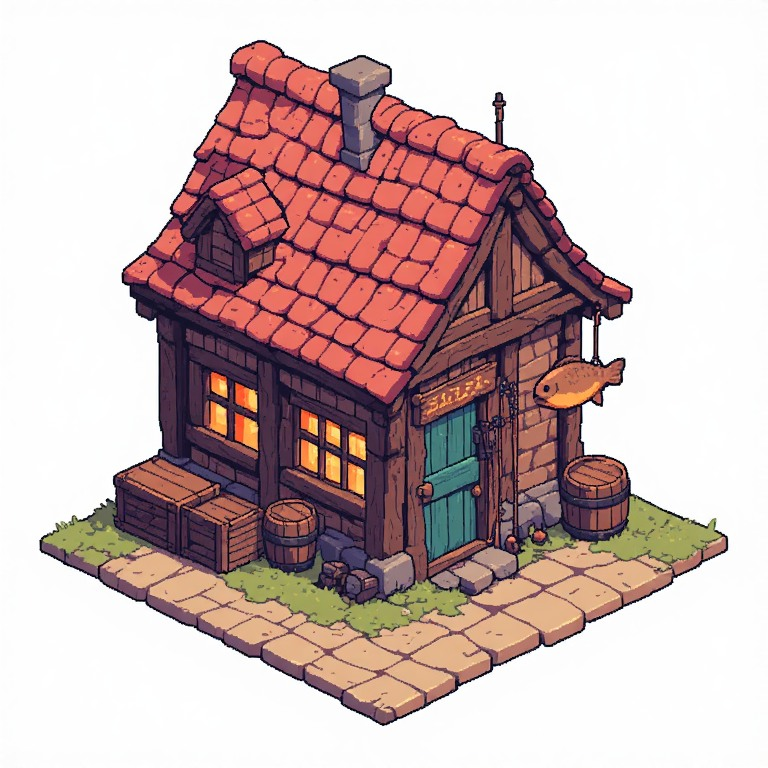
#> input picture tools/pixel-art/ai-src/balikci_2.png, 768 x 768 px; its folder holds 4 pictures in this run
$ python clean_ai.py ai-src/balikci_2.png ../../client/Assets/Art/Custom/Buildings/balikci_ai_2.png 9999 2.0
#> lines starting #> are read from the running program, lines starting #| are printed output that depends on the picture; after the words box and inside, x2 and y2 are one past the last pixel; in counts of white or black regions, pixels touching at a corner belong together
### tools/pixel-art/cozy_palette.py
"""Ortak cozy palet: zemin paletleri (ground.py, STYLE=cozy) + AI kaynak görsellerinden (ai-src/*.png)
Lab uzayında k-means ile seçilen renkler. Bütün AI binaları bu palete eşlenir: hepsi aynı renk ailesinde kalır.
Çalıştır: python3 tools/pixel-art/cozy_palette.py  ->  tools/pixel-art/cozy_palette.json (+ önizleme png)
"""
import glob, json, os, sys
import numpy as np
from PIL import Image

HERE = os.path.dirname(os.path.abspath(__file__))
N_AI = int(os.environ.get('N_AI', '40'))

def srgb_to_lab(rgb):
    c = rgb / 255.0
    c = np.where(c > 0.04045, ((c + 0.055) / 1.055) ** 2.4, c / 12.92)
    M = np.array([[0.4124, 0.3576, 0.1805], [0.2126, 0.7152, 0.0722], [0.0193, 0.1192, 0.9505]])
    xyz = c @ M.T / np.array([0.95047, 1.0, 1.08883])
    f = np.where(xyz > 0.008856, np.cbrt(xyz), 7.787 * xyz + 16 / 116)
    return np.stack([116 * f[..., 1] - 16, 500 * (f[..., 0] - f[..., 1]), 200 * (f[..., 1] - f[..., 2])], -1)

# [38 lines left out: functions kmeans, ground_colors, ai_colors, not called in this run]

# [9 lines that do not run on import are left out]

### tools/pixel-art/clean_ai.py
"""AI çıktısını oyuna oturt (v2).

1. Beyaz arka planı köşelerden taşma ile siler, istenirse belli bir satırın altını keser.
2. Her pikseli ortak cozy palete (cozy_palette.json) Lab uzayında en yakın renge eşler:
   bütün AI binaları aynı renk ailesinde kalır, kırmızı pembeye, yeşil griye kaymaz.
3. Küçültürken ortalama almaz: her hedef pikselin kapladığı bloktaki EN SIK palet rengini alır.
   Yeni ara renk çıkmaz, kenarlar keskin kalır.
4. Kendi konturunu korur (ek kontur çizmez), sadece yer gölgesi ekler.

Kullanım: python3 clean_ai.py girdi.png cikti.png <zemin_kesme_y> <küçültme> [palet.json]
  örn: python3 clean_ai.py ai-src/balikci_2.png ../../client/Assets/Art/Custom/Buildings/balikci_ai_2.png 9999 2.0
  küçültme: 768 px'lik görseli kaç kat küçülteceğin (2.0 -> ~384 px).
  HOLE=n: n pikselden büyük kapalı beyaz bölgeleri de sil (0 kapatır, varsayılan 4).
  PALETTE=own: ortak palet yerine görselin kendi renkleri (NCOL kadar, gürültü toplanır).
  Görselin gerçek bir ızgarası varsa (Gemini ~4.26 px) küçültme = ızgara, UP=2 ile 2 kat keskin büyüt.
"""
import json, os, sys
import numpy as np
from PIL import Image, ImageDraw

HERE = os.path.dirname(os.path.abspath(__file__))
sys.path.insert(0, HERE)
from cozy_palette import srgb_to_lab


def load_palette(path):
#> called with path = 'tools/pixel-art/cozy_palette.json'
    cols = json.load(open(path))['colors']
#> (reads tools/pixel-art/cozy_palette.json from the repository)
    return np.array([[int(c[i:i + 2], 16) for i in (1, 3, 5)] for c in cols], float)


def white_regions(mask, min_size):
    """mask içindeki 4-komşu bağlı bölgelerden en az min_size piksel olanlar (scipy'siz)."""
    from collections import deque
    h, w = mask.shape; seen = np.zeros_like(mask); out = np.zeros_like(mask)
    for y0, x0 in zip(*np.where(mask)):
        if seen[y0, x0]: continue
        q = deque([(y0, x0)]); seen[y0, x0] = True; comp = []
        while q:
            y, x = q.popleft(); comp.append((y, x))
            for yy, xx in ((y + 1, x), (y - 1, x), (y, x + 1), (y, x - 1)):
                if 0 <= yy < h and 0 <= xx < w and mask[yy, xx] and not seen[yy, xx]:
                    seen[yy, xx] = True; q.append((yy, xx))
        if len(comp) >= min_size:
            ys, xs = zip(*comp); out[ys, xs] = True
    return out


def add_shadow(small):
    """Yer gölgesi (sağ alt), sonra görsel; boş kenarlar kırpılır."""
    sh = Image.new('RGBA', (small.width + 10, small.height + 4), (0, 0, 0, 0)); sp = sh.load(); sa = small.load()
    for y in range(small.height):
        for x in range(small.width):
            if sa[x, y][3] and y > small.height * 0.4:
                for k in range(1, 9):
                    if x + k < sh.width and y + k // 3 < sh.height: sp[x + k, y + k // 3] = (30, 40, 20, 70)
    sh.alpha_composite(small, (0, 0)); return sh.crop(sh.getbbox())


def main(src, out, cut_y, scale, pal_path):
    pal = load_palette(pal_path); pal_lab = srgb_to_lab(pal)
    im = Image.open(src).convert('RGBA'); W, H = im.size
#> after `W, H = im.size`: W = 768; H = 768
    bg = im.convert('RGB').copy()
#> bg is the input picture: PIL image 768x768 RGB; mean R, G, B 201.5, 179.2, 178.1
    for c in [(0, 0), (W - 1, 0), (0, H - 1), (W - 1, H - 1)]:
        ImageDraw.floodfill(bg, c, (255, 0, 255), thresh=40)
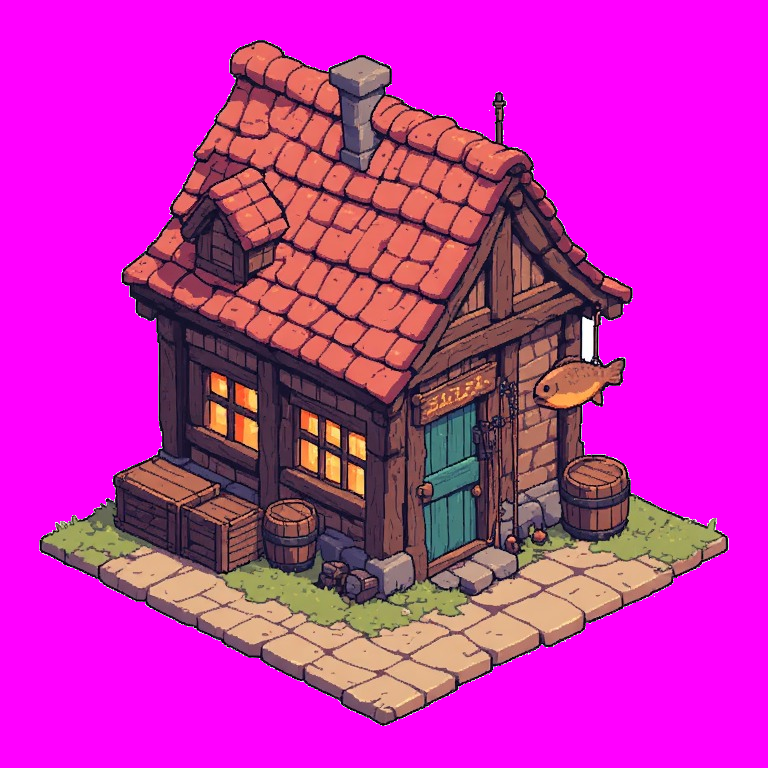
#> bg: PIL image 768x768 RGB; mean R, G, B 202.2, 40.4, 178.7
    rgb = np.asarray(im.convert('RGB'), float)
    alpha = ~np.all(np.asarray(bg) == (255, 0, 255), axis=-1)
#> alpha: shape (768, 768) bool; 45.3% white; 3 white regions (2 under 20 px), largest, box (x1, y1, x2, y2) and area: (39, 40, 729, 726) 267221
    # beyaz arka plandan kalan açık kenar saçağını sil: arka plana değen açık pikseller de arka plan
    light = rgb.min(-1) > 165
#> light: shape (768, 768) bool; 55% white; 1 black region, box (x1, y1, x2, y2) and area: (39, 40, 728, 726) 265283
    for _ in range(4):
        bgm = ~alpha
        near = np.zeros_like(bgm)
        near[1:] |= bgm[:-1]; near[:-1] |= bgm[1:]; near[:, 1:] |= bgm[:, :-1]; near[:, :-1] |= bgm[:, 1:]
        alpha &= ~(near & light)
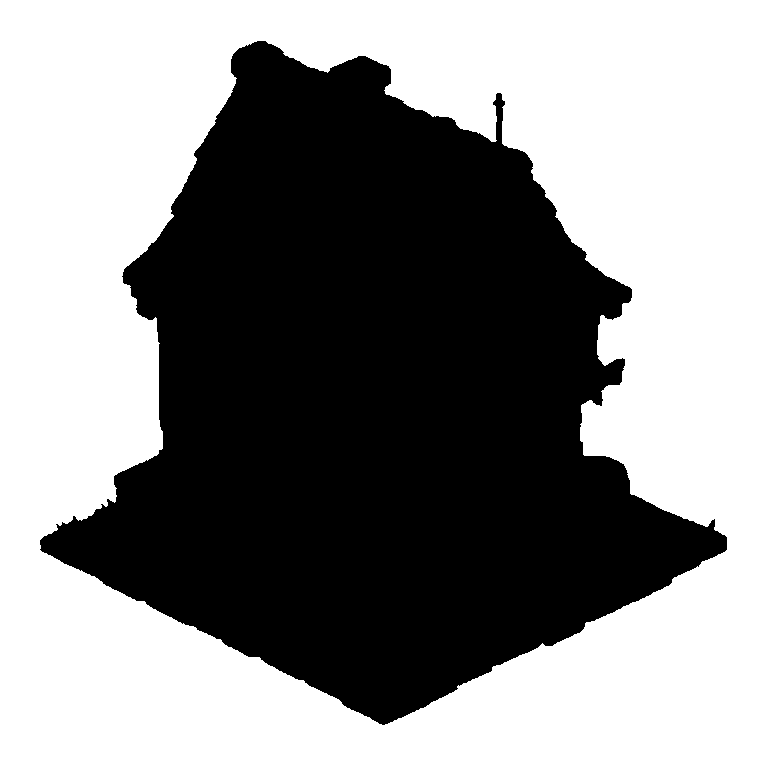
#> near: shape (768, 768) bool; 55.3% white; 1 black region, box (x1, y1, x2, y2) and area: (40, 41, 727, 725) 263729
    # kapalı beyaz delikler (sandalye bacakları, çit aralığı): köşeye bağlı olmayan beyaz bölgeler
    hole_min = int(os.environ.get('HOLE', '4'))
    if hole_min > 0:
        hole = white_regions((rgb.min(-1) > 225) & alpha, hole_min)
#> the loop in white_regions, `for y0, x0 in zip(*np.where(mask)):` made 416 passes
#> (y0, x0) on passes 1 to 12: (317, 583), (318, 583), (318, 584), (318, 585), (319, 583), (319, 584), (319, 585), (319, 586), (320, 583), (320, 584), (320, 585), (320, 586)
#> after the loop in white_regions, `for y0, x0 in zip(*np.where(mask)):`:
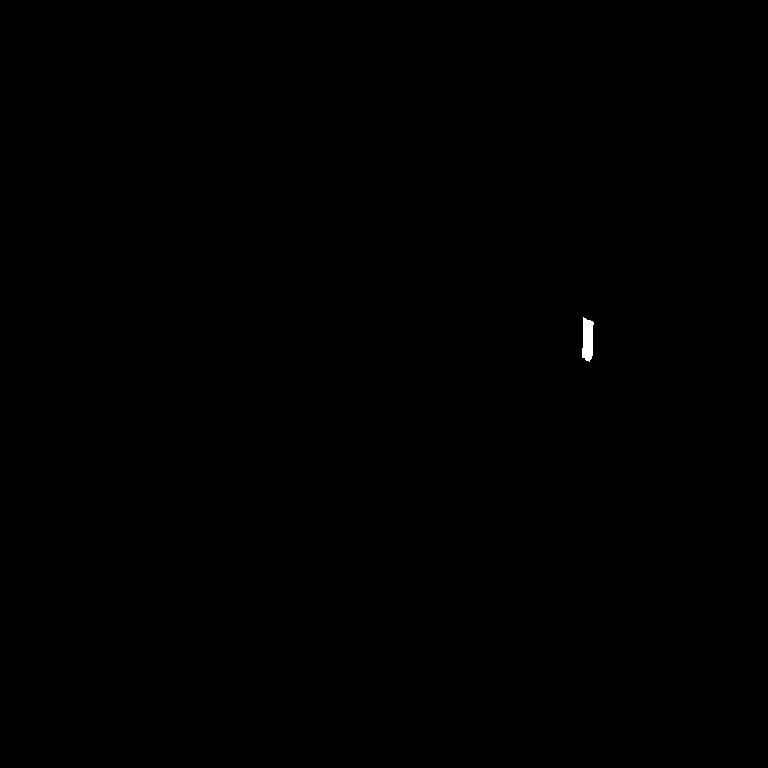
#> out: shape (768, 768) bool; 0.07% white; 1 white region, box (x1, y1, x2, y2) and area: (582, 317, 594, 362) 415
#> after the loop in white_regions, `for y0, x0 in zip(*np.where(mask)):`: seen: shape (768, 768) bool; 0.07% white; 2 white regions (1 under 20 px), largest, box (x1, y1, x2, y2) and area: (582, 317, 594, 362) 415
        grow = hole.copy()                       # deliğin açık saçağını da al
        grow[1:] |= hole[:-1]; grow[:-1] |= hole[1:]; grow[:, 1:] |= hole[:, :-1]; grow[:, :-1] |= hole[:, 1:]
#> after `grow[1:] |= hole[:-1]`: grow: shape (768, 768) bool; 0.07% white; 1 white region, box (x1, y1, x2, y2) and area: (582, 317, 594, 363) 427
#> after `grow[:-1] |= hole[1:]`: grow: shape (768, 768) bool; 0.07% white; 1 white region, box (x1, y1, x2, y2) and area: (582, 316, 594, 363) 439
#> after `grow[:, 1:] |= hole[:, :-1]`: grow: shape (768, 768) bool; 0.08% white; 1 white region, box (x1, y1, x2, y2) and area: (582, 316, 595, 363) 475
#> after `grow[:, :-1] |= hole[:, 1:]`: grow: shape (768, 768) bool; 0.09% white; 1 white region, box (x1, y1, x2, y2) and area: (581, 316, 595, 363) 516
        alpha &= ~(hole | (grow & (rgb.min(-1) > 175)))
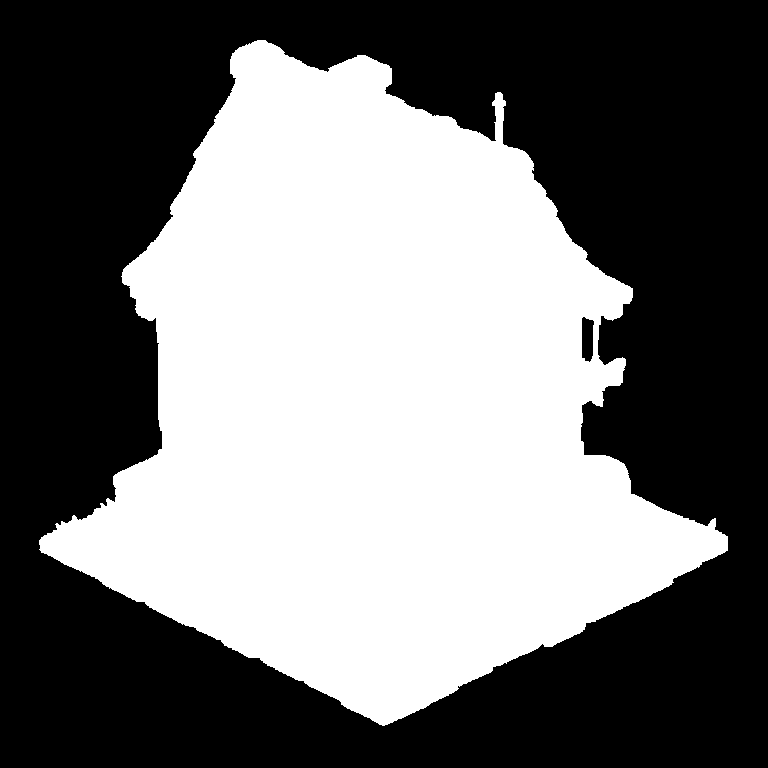
#> alpha: shape (768, 768) bool; 45% white; 1 white region, box (x1, y1, x2, y2) and area: (39, 40, 728, 726) 265713
    alpha[cut_y + 1:, :] = False
    ys, xs = np.where(alpha); y0, y1, x0, x1 = ys.min(), ys.max() + 1, xs.min(), xs.max() + 1
#> after `y0, y1, x0, x1 = (ys.min(), ys.max() + 1, xs.min(), xs.max() + 1)`: y0 = 40; y1 = 726; x0 = 39; x1 = 728
    rgb, alpha = rgb[y0:y1, x0:x1], alpha[y0:y1, x0:x1]
#> rgb: shape (686, 689, 3) float64
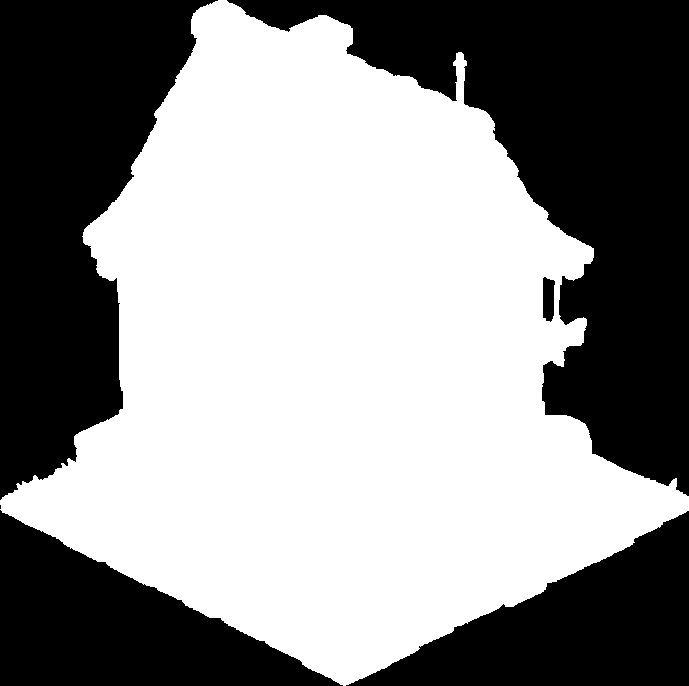
#> alpha: shape (686, 689) bool; 56.2% white; 6 black regions (1 under 20 px), largest, box (x1, y1, x2, y2) and area: (227, 0, 689, 496) 84929, (0, 0, 218, 500) 61768, (0, 510, 343, 686) 30380, (346, 511, 689, 686) 29407, (543, 277, 555, 322) 453

    lab = srgb_to_lab(rgb.reshape(-1, 3))
    if os.environ.get('PALETTE') == 'own':
        # görselin KENDİ renkleri: sadece sıkıştırma gürültüsünü topla (k-means), renk tonu değişmez
        from cozy_palette import kmeans
        a_lab = lab[alpha.reshape(-1)]
        c, lbl = kmeans(a_lab[::5].copy(), int(os.environ.get('NCOL', '40')))
        sub = rgb.reshape(-1, 3)[alpha.reshape(-1)][::5]
        pal = np.array([sub[lbl == j].mean(0) if (lbl == j).any() else (0, 0, 0) for j in range(len(c))]).round()
        pal_lab = srgb_to_lab(pal)
    # palete eşle (Lab, en yakın)
    idx = np.empty(len(lab), int)
    for s in range(0, len(lab), 65536):
        d = ((lab[s:s + 65536, None, :] - pal_lab[None]) ** 2).sum(-1); idx[s:s + 65536] = d.argmin(1)
#> this loop made 8 passes
#> s on passes 2 to 8: 65536, 131072, 196608, 262144, 327680, 393216, 458752
    idx = idx.reshape(alpha.shape)

    # blok başına en sık renk
    h, w = alpha.shape; ow, oh = max(1, round(w / scale)), max(1, round(h / scale))
#> after `h, w = alpha.shape`: h = 686; w = 689
#> after `ow, oh = (max(1, round(w / scale)), max(1, round(h / scale)))`: ow = 344; oh = 343
    xb = np.linspace(0, w, ow + 1).round().astype(int); yb = np.linspace(0, h, oh + 1).round().astype(int)
#> after `xb = np.linspace(0, w, ow + 1).round().astype(int)`: xb = 345 values from 0 to 689
#> after `yb = np.linspace(0, h, oh + 1).round().astype(int)`: yb = 344 values from 0 to 686
    outp = np.zeros((oh, ow, 4), np.uint8)
    for j in range(oh):
        for i in range(ow):
            a = alpha[yb[j]:yb[j + 1], xb[i]:xb[i + 1]]
            if a.mean() < 0.5: continue
            v = idx[yb[j]:yb[j + 1], xb[i]:xb[i + 1]][a]
            k = np.bincount(v).argmax()
            outp[j, i, :3] = pal[k]; outp[j, i, 3] = 255
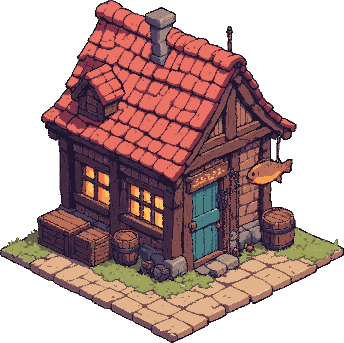
#> outp: shape (343, 344, 4); mean of channels 0, 1, 2, 3 76.7, 49.7, 47.7, 143.7; transparent parts drawn white
    small = Image.fromarray(outp, 'RGBA')
    up = int(os.environ.get('UP', '1'))              # AI'ın kendi ızgarasına indirip tam sayı kat büyütmek için (örn. 2)
    if up > 1: small = small.resize((small.width * up, small.height * up), Image.NEAREST)

    sh = add_shadow(small); sh.save(out); print(out, sh.size)
#> in add_shadow, `sh = Image.new('RGBA', (small.width + 10, small.height + 4), (0, 0, 0,`: sh: PIL image 354x347 RGBA; every value is 0
#> in add_shadow, `return sh.crop(sh.getbbox())`:
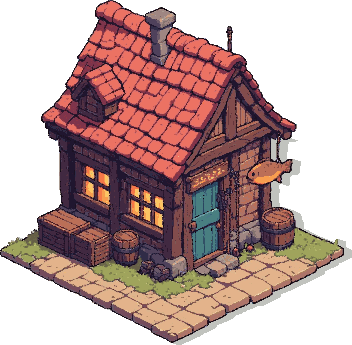
#> returned value: PIL image 352x345 RGBA; mean R, G, B, A 75.1, 49, 46.6, 140.8; transparent parts drawn white
#| ../../client/Assets/Art/Custom/Buildings/balikci_ai_2.png (352, 345)

if __name__ == '__main__':
    a = sys.argv[1:]
    main(a[0], a[1], int(a[2]), float(a[3]), a[4] if len(a) > 4 and a[4].endswith('.json') else os.path.join(HERE, 'cozy_palette.json'))
